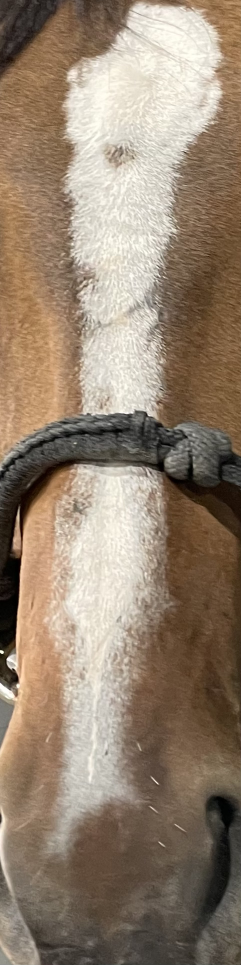
#> input picture Cropped/Casanova/IMG_6979.jpeg, 482 x 1930 px, found by its file name (shown at 1/2 size); its folder holds only this picture in this run
$ python Horse_Face_Train_CV.py
#> lines starting #> are read from the running program, lines starting #| are printed output that depends on the picture
import os
import cv2
import numpy as np
from PIL import Image

# Create list of all horses with cropped photos
horses = []

directory = 'Training/Cropped'
for subdirectory in os.listdir(directory):
    if not subdirectory.startswith('.'):
        horses.append(subdirectory)
#> pass 2 of the loop `for subdirectory in os.listdir(directory):`:

print(horses)

features = []
labels = []

def create_train():
    for horse in horses:
        path = os.path.join(directory, horse)
        label = horses.index(horse)
        print(label)

        for img in os.listdir(path):
            img_path = os.path.join(path,img)

            img_array = cv2.imread(img_path)
#> img_array is the input picture: shape (1930, 482, 3); mean B, G, R 112.3, 130.6, 148.2
            if img_array is None:
                continue

            #img_small = cv2.resize(img_array, (500,677))
            #print(img_array)

            gray = cv2.cvtColor(img_array, cv2.COLOR_BGR2GRAY)
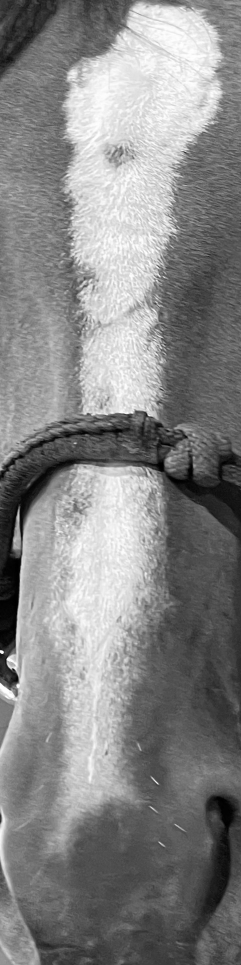
#> gray: shape (1930, 482) (shown at 1/2 size); min 0, max 255, mean 133.8

            features.append(gray)
            labels.append(label)
#> pass 2 of the loop in create_train, `for horse in horses:`:
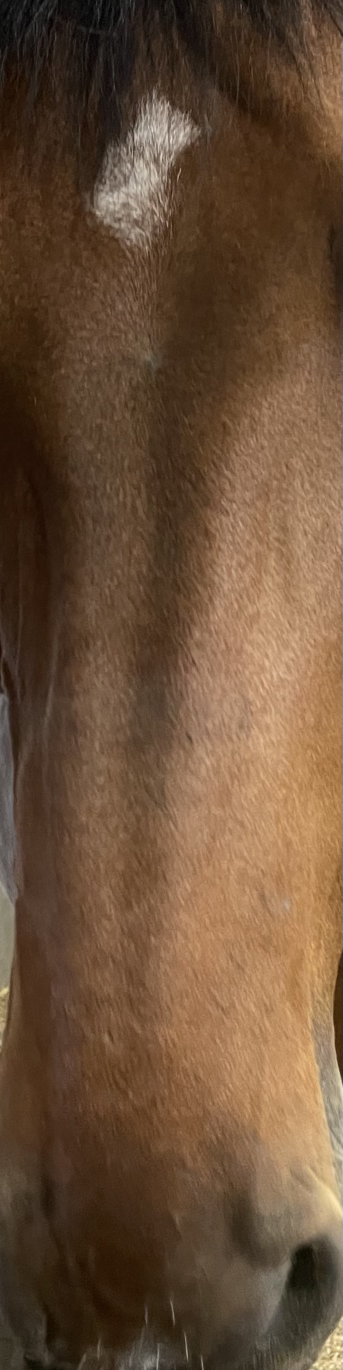
#> input picture Cropped/Charly/IMG_7090.jpeg, 685 x 2740 px, found by its file name (shown at 1/2 size)
#> in create_train, img_array is the input picture: shape (2740, 685, 3); mean B, G, R 55.9, 79, 105.8
#> in create_train, `gray = cv2.cvtColor(img_array, cv2.COLOR_BGR2GRAY)`:
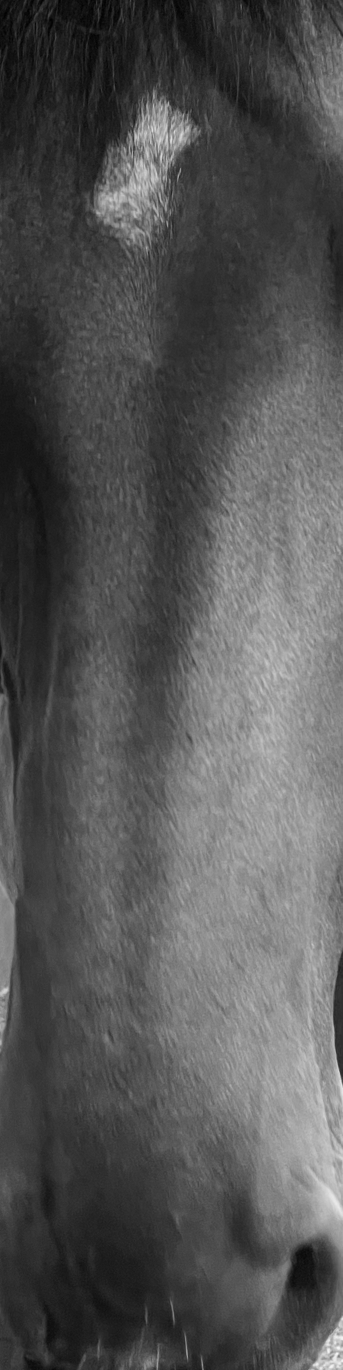
#> gray: shape (2740, 685) (shown at 1/2 size); min 0, max 246, mean 84.4

create_train()
print('Training done ---------------')

features = np.array(features, dtype='object')
labels = np.array(labels)

face_recognizer = cv2.face.LBPHFaceRecognizer_create()

# Train the Recognizer on the features list and the labels list
face_recognizer.train(features,labels)

face_recognizer.save('face_trained.yml')
np.save('features.npy', features)
np.save('labels.npy', labels)
